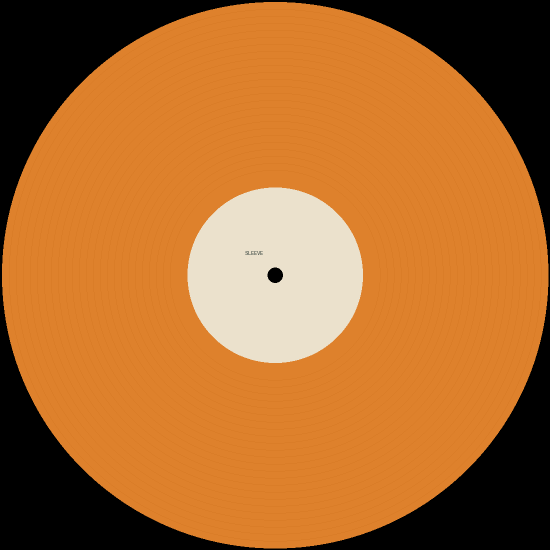
#> input picture Resources/Samples/Oranje-referentie.png, 1100 x 1100 px (shown at 1/2 size)
$ python -i reference.py   (imports and definitions only)
#> lines starting #> are read from the running program, lines starting #| are printed output that depends on the picture; after the words box and inside, x2 and y2 are one past the last pixel; in counts of white or black regions, pixels touching at a corner belong together
#!/usr/bin/env python3
"""Vaste toets voor de feitenroute: goedgekeurde releases opnieuw maken en vergelijken.

Elke release in reference.json heeft zijn scans, zijn vakken, zijn Discogs-link en per onderdeel
de vastgelegde uitkomst: oordeel, maat in mm, stand en een kleine beeldafdruk. 'run' maakt de
release opnieuw via de bridge (dezelfde weg als de app) en meldt elk verschil. Zo breekt een
verbetering voor de ene hoes niet ongemerkt een andere.

  reference.py list                     welke releases er zijn, en of de scans op deze Mac staan
  reference.py run [naam ...]           maken en vergelijken (zonder naam: alle snelle)
               [--groot]                ook de grote releases (1200 dpi, duurt lang, ±5 GB vrij nodig)
               [--keep MAP]             de gemaakte beelden bewaren in MAP (om te bekijken)
  reference.py run ... --hoezen        alleen hoezen en vellen (platen/cd's niet; als snel.py zegt dat die gelijk zijn)
  reference.py ... [--no-cache]          altijd opnieuw samenvoegen (standaard: samengevoegde beelden uit de cache
                                        zolang de samenvoeg-code gelijk is; zie ook snel.py voor het samenvoegen)
  reference.py record naam ... [--approved]
                                        de uitkomst van nu vastleggen (na akkoord van André: --approved)

De scans staan buiten de repo: map SLEEVE_TESTSCANS (standaard ~/Desktop). Een release waarvan
de scans er niet zijn, wordt overgeslagen en gemeld. Eindigt met code 1 als er iets verschilt.
"""
import argparse, datetime, json, os, re, shutil, subprocess, sys, tempfile, time
from pathlib import Path

ROOT = Path(os.environ.get('SLEEVE_REFERENCE_ROOT') or Path(__file__).resolve().parents[2])   # andere versie toetsen: map met Resources/ en build.sh
REF = Path(__file__).with_name('reference.json')
SCANS = Path(os.environ.get('SLEEVE_TESTSCANS') or Path.home() / 'Desktop')
SIZE_MM = 0.3            # zoveel mag een maat verschillen (meetruis van de randen)
ANGLE = 1.0              # graden: zoveel mag de stand van een plaat of cd verschillen
THUMB = 24               # beeldafdruk: 24 x 24 grijswaarden
THUMB_DIFF = 6.0         # gemiddeld verschil (0-255) waarboven het beeld echt anders is
CACHE_STITCH = Path.home() / 'Library/Caches/com.repriselabs.Sleeve/reference/stitch'   # samengevoegde beelden hergebruiken zolang de samenvoeg-code gelijk is (--no-cache: uit)
REMEMBERED = ('.anouk-referenties.json', '.sleeve-beslissingen.json', '.sleeve-release.json', '.sleeve-glas.json')


# [8 lines left out: function version, not called in this run]


def key(part, files):
    return part + '|' + '|'.join(sorted(os.path.basename(f) for f in files))


def thumb(path):
    """Kleine beeldafdruk: vangt een andere stand of een verschoven snede, ook als de maat gelijk is."""
    import cv2, numpy as np
    im = cv2.imread(str(path), cv2.IMREAD_UNCHANGED)
#> im is the input picture: shape (1100, 1100, 4); mean B, G, R, A 46.4, 107.2, 172.7, 197.5
    if im is None:
        return None
    if im.ndim == 2:
        im = cv2.cvtColor(im, cv2.COLOR_GRAY2BGR)
    if im.shape[2] == 4:
        a = im[:, :, 3:4].astype(np.float32) / 255
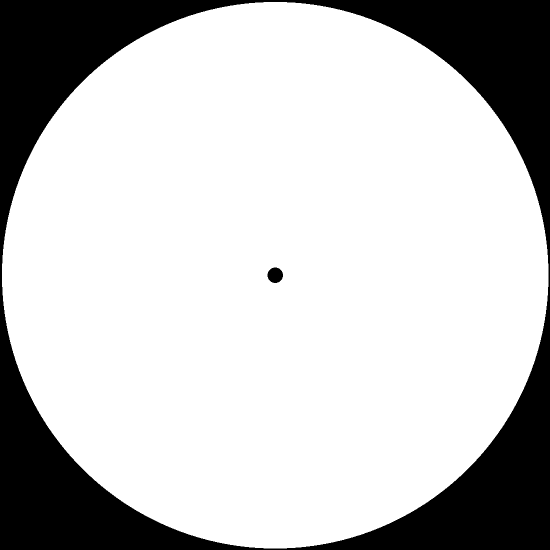
#> a: shape (1100, 1100, 1) float32 (shown at 1/2 size); values 0 (black) and 1 (white), 77.5% white; 2 black regions, box (x1, y1, x2, y2) and area: (0, 0, 1100, 1100) 271895, (535, 535, 566, 566) 749
        im = (im[:, :, :3] * a + 128 * (1 - a)).astype(np.uint8)
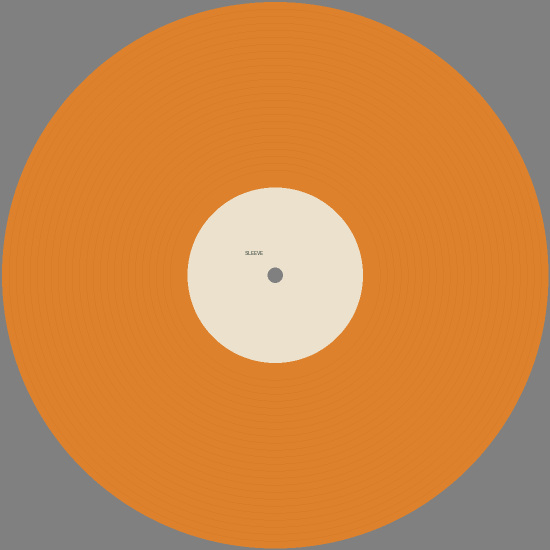
#> im: shape (1100, 1100, 3) (shown at 1/2 size); mean B, G, R 75.3, 136, 201.5
    g = cv2.cvtColor(im[:, :, :3], cv2.COLOR_BGR2GRAY)
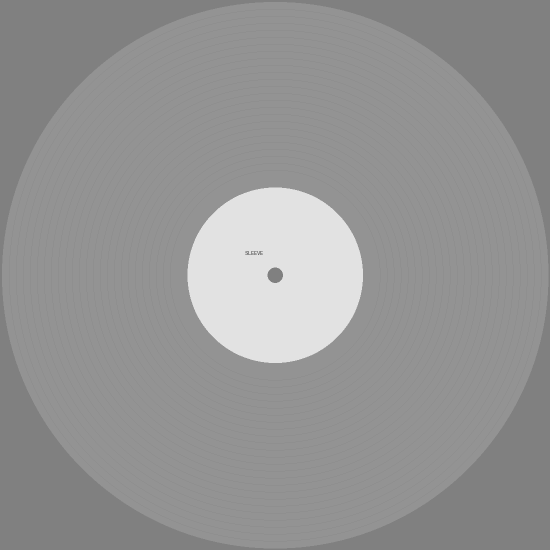
#> g: shape (1100, 1100) (shown at 1/2 size); min 56, max 226, mean 148.6
    return cv2.resize(g, (THUMB, THUMB), interpolation=cv2.INTER_AREA).astype(int).ravel().tolist()


DISC_PARTS = ('sidea', 'sideb', 'sidec', 'sided', 'cd', 'cd1', 'cd2')


# [51 lines left out: function make, not called in this run]


def angle_diff(a, b):
    return abs(((float(a) - float(b) + 180) % 360) - 180)


# [84 lines left out: functions compare, main, not called in this run]


# [2 lines not run here, left out]

>>> result = thumb('../../Resources/Samples/Oranje-referentie.png')
#> result = 576 values, max 226 at index 226, min 128 at index 0, mean 148.6
